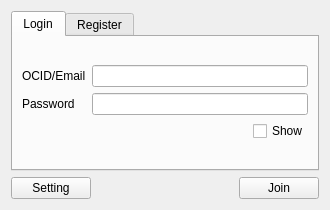
<?xml version="1.0" encoding="UTF-8"?>
<ui version="4.0">
 <class>Login</class>
 <widget class="QWidget" name="Login">
  <property name="geometry">
   <rect>
    <x>0</x>
    <y>0</y>
    <width>330</width>
    <height>210</height>
   </rect>
  </property>
  <property name="windowTitle">
   <string>Form</string>
  </property>
  <layout class="QVBoxLayout" name="verticalLayout_2">
   <item>
    <widget class="QTabWidget" name="tabWidget">
     <property name="currentIndex">
      <number>0</number>
     </property>
     <widget class="QWidget" name="login_tab">
      <attribute name="title">
       <string notr="true">Login</string>
      </attribute>
      <layout class="QFormLayout" name="formLayout">
       <item row="0" column="1">
        <spacer name="verticalSpacer">
         <property name="orientation">
          <enum>Qt::Vertical</enum>
         </property>
         <property name="sizeHint" stdset="0">
          <size>
           <width>20</width>
           <height>40</height>
          </size>
         </property>
        </spacer>
       </item>
       <item row="1" column="0">
        <widget class="QLabel" name="ocid_email_label">
         <property name="text">
          <string notr="true">OCID/Email</string>
         </property>
        </widget>
       </item>
       <item row="1" column="1">
        <widget class="QLineEdit" name="login_account_editor"/>
       </item>
       <item row="2" column="0">
        <widget class="QLabel" name="login_password_label">
         <property name="text">
          <string notr="true">Password</string>
         </property>
        </widget>
       </item>
       <item row="2" column="1">
        <widget class="QLineEdit" name="login_password_editor">
         <property name="echoMode">
          <enum>QLineEdit::Password</enum>
         </property>
        </widget>
       </item>
       <item row="3" column="1">
        <layout class="QHBoxLayout" name="horizontalLayout">
         <item>
          <spacer name="horizontalSpacer">
           <property name="orientation">
            <enum>Qt::Horizontal</enum>
           </property>
           <property name="sizeHint" stdset="0">
            <size>
             <width>40</width>
             <height>20</height>
            </size>
           </property>
          </spacer>
         </item>
         <item>
          <widget class="QCheckBox" name="login_show_checkbox">
           <property name="text">
            <string notr="true">Show</string>
           </property>
          </widget>
         </item>
        </layout>
       </item>
       <item row="4" column="1">
        <spacer name="verticalSpacer_3">
         <property name="orientation">
          <enum>Qt::Vertical</enum>
         </property>
         <property name="sizeHint" stdset="0">
          <size>
           <width>20</width>
           <height>40</height>
          </size>
         </property>
        </spacer>
       </item>
      </layout>
     </widget>
     <widget class="QWidget" name="register_tab">
      <attribute name="title">
       <string notr="true">Register</string>
      </attribute>
      <layout class="QFormLayout" name="formLayout_2">
       <item row="0" column="1">
        <spacer name="verticalSpacer_2">
         <property name="orientation">
          <enum>Qt::Vertical</enum>
         </property>
         <property name="sizeHint" stdset="0">
          <size>
           <width>20</width>
           <height>40</height>
          </size>
         </property>
        </spacer>
       </item>
       <item row="1" column="0">
        <widget class="QLabel" name="email_label">
         <property name="text">
          <string notr="true">Email</string>
         </property>
        </widget>
       </item>
       <item row="1" column="1">
        <widget class="QLineEdit" name="register_email_editor"/>
       </item>
       <item row="2" column="0">
        <widget class="QLabel" name="register_password_label">
         <property name="text">
          <string notr="true">Password</string>
         </property>
        </widget>
       </item>
       <item row="2" column="1">
        <widget class="QLineEdit" name="register_password_editor">
         <property name="echoMode">
          <enum>QLineEdit::Password</enum>
         </property>
        </widget>
       </item>
       <item row="3" column="1">
        <layout class="QHBoxLayout" name="horizontalLayout_2">
         <item>
          <spacer name="horizontalSpacer_2">
           <property name="orientation">
            <enum>Qt::Horizontal</enum>
           </property>
           <property name="sizeHint" stdset="0">
            <size>
             <width>40</width>
             <height>20</height>
            </size>
           </property>
          </spacer>
         </item>
         <item>
          <widget class="QCheckBox" name="register_show_checkbox">
           <property name="text">
            <string notr="true">Show</string>
           </property>
          </widget>
         </item>
        </layout>
       </item>
       <item row="4" column="1">
        <spacer name="verticalSpacer_4">
         <property name="orientation">
          <enum>Qt::Vertical</enum>
         </property>
         <property name="sizeHint" stdset="0">
          <size>
           <width>20</width>
           <height>40</height>
          </size>
         </property>
        </spacer>
       </item>
      </layout>
     </widget>
    </widget>
   </item>
   <item>
    <layout class="QHBoxLayout" name="horizontalLayout_6">
     <item>
      <widget class="QPushButton" name="setting_btn">
       <property name="text">
        <string>Setting</string>
       </property>
      </widget>
     </item>
     <item>
      <spacer name="horizontalSpacer_5">
       <property name="orientation">
        <enum>Qt::Horizontal</enum>
       </property>
       <property name="sizeHint" stdset="0">
        <size>
         <width>40</width>
         <height>20</height>
        </size>
       </property>
      </spacer>
     </item>
     <item>
      <widget class="QPushButton" name="join_btn">
       <property name="text">
        <string notr="true">Join</string>
       </property>
      </widget>
     </item>
    </layout>
   </item>
  </layout>
 </widget>
 <resources/>
 <connections/>
</ui>
